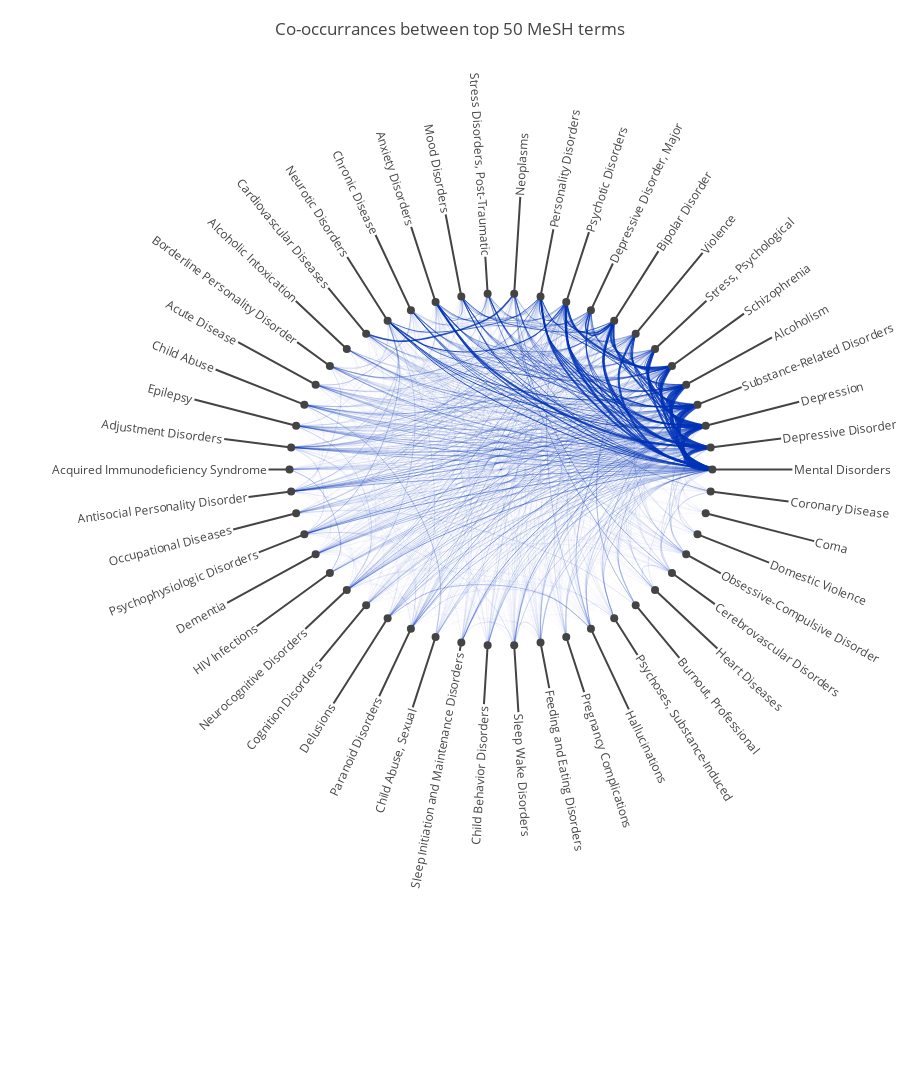

Write notebook code for a chart like this one.
### Code cell
using PlotlyJSFactory

p = create_chord_plot(top_coo_sp, labels = top_mesh_labels)
relayout!(p, title="Co-occurrances between top 50 MeSH terms")
JupyterPlot(p)
